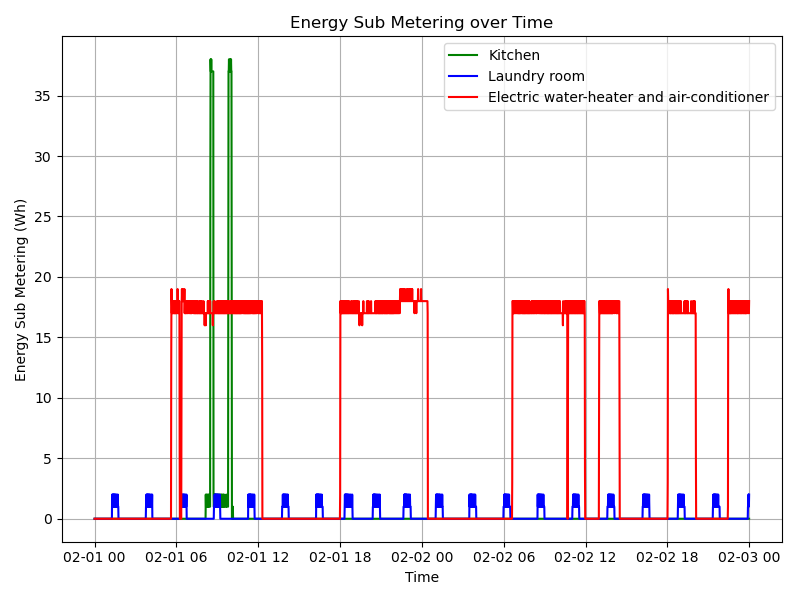

Write the Python code that produced this figure.
import pandas as pd
import matplotlib.pyplot as plt

def plot_graph3(data_subset):
	plt.figure(figsize=(8, 6))
	plt.plot(data_subset.index, data_subset['Sub_metering_1'], color='green', label='Kitchen')
	plt.plot(data_subset.index, data_subset['Sub_metering_2'], color='blue', label='Laundry room')
	plt.plot(data_subset.index, data_subset['Sub_metering_3'], color='red', label='Electric water-heater and air-conditioner')
	plt.title('Energy Sub Metering over Time')
	plt.xlabel('Time')
	plt.ylabel('Energy Sub Metering (Wh)')
	plt.legend(loc='upper right')
	plt.grid(True)
	plt.tight_layout()
	plt.savefig('plot3.png', dpi=100)
	plt.close()